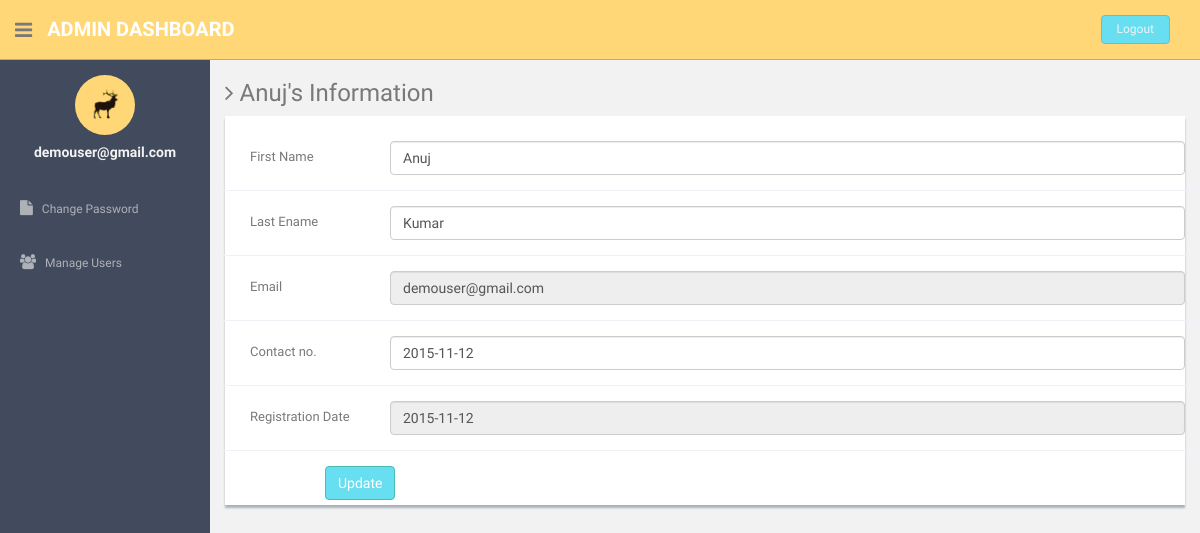
Screenshot of /admin/update-profile.php?uid=9 (signed in) with the database file from the repository.
### tables this page shows
CREATE TABLE IF NOT EXISTS `users` (
  `id` int(11) NOT NULL AUTO_INCREMENT,
  `fname` varchar(255) NOT NULL,
  `lname` varchar(255) NOT NULL,
  `email` varchar(255) NOT NULL,
  `password` varchar(300) NOT NULL,
  `contactno` varchar(11) NOT NULL,
  `posting_date` date NOT NULL,
  PRIMARY KEY (`id`)
);

### admin/update-profile.php (the view, shortened to what this page needs)
<?php
include'dbconnection.php';
?>
<!DOCTYPE html>
<html lang="en">
  <head>
    <link href="assets/css/bootstrap.css" rel="stylesheet">
    <link href="assets/font-awesome/css/font-awesome.css" rel="stylesheet" />
    <link href="assets/css/style.css" rel="stylesheet">
    <link href="assets/css/style-responsive.css" rel="stylesheet">
  </head>
  <body>
  <section id="container" >
      <header class="header black-bg">
              <div class="sidebar-toggle-box">
                  <div class="fa fa-bars tooltips" data-placement="right" data-original-title="Toggle Navigation"></div>
              </div>
            <a href="#" class="logo"><b>Admin Dashboard</b></a>
            <div class="top-menu">
            	<ul class="nav pull-right top-menu">
                    <li><a class="logout" href="logout.php">Logout</a></li>
            	</ul>
            </div>
        </header>
      <aside>
          <div id="sidebar"  class="nav-collapse ">
              <ul class="sidebar-menu" id="nav-accordion">
              	  <p class="centered"><a href="#"><img src="assets/img/ui-sam.jpg" class="img-circle" width="60"></a></p>
              	  <h5 class="centered"><?php echo $_SESSION['login'];?></h5>
                  <li class="mt">
                      <a href="change-password.php">
                          <i class="fa fa-file"></i>
                          <span>Change Password</span>
                      </a>
                  </li>
                  <li class="sub-menu">
                      <a href="manage-users.php" >
                          <i class="fa fa-users"></i>
                          <span>Manage Users</span>
                      </a>
                  </li>
              </ul>
          </div>
      </aside>
      <?php $ret=mysqli_query($con,"select * from users where id='".$_GET['uid']."'");
	  while($row=mysqli_fetch_array($ret))
	  {?>
      <section id="main-content">
          <section class="wrapper">
          	<h3><i class="fa fa-angle-right"></i> <?php echo $row['fname'];?>'s Information</h3>
				<div class="row">
                  <div class="col-md-12">
                      <div class="content-panel">
                           <form class="form-horizontal style-form" name="form1" method="post" action="" onSubmit="return valid();">
                          <div class="form-group">
                              <label class="col-sm-2 col-sm-2 control-label" style="padding-left:40px;">First Name </label>
                              <div class="col-sm-10">
                                  <input type="text" class="form-control" name="fname" value="<?php echo $row['fname'];?>" >
                              </div>
                          </div>
                              <div class="form-group">
                              <label class="col-sm-2 col-sm-2 control-label" style="padding-left:40px;">Last Ename</label>
                              <div class="col-sm-10">
                                  <input type="text" class="form-control" name="lname" value="<?php echo $row['lname'];?>" >
                              </div>
                          </div>
                              <div class="form-group">
                              <label class="col-sm-2 col-sm-2 control-label" style="padding-left:40px;">Email </label>
                              <div class="col-sm-10">
                                  <input type="text" class="form-control" name="email" value="<?php echo $row['email'];?>" readonly >
                              </div>
                          </div>
                               <div class="form-group">
                              <label class="col-sm-2 col-sm-2 control-label" style="padding-left:40px;">Contact no. </label>
                              <div class="col-sm-10">
                                  <input type="text" class="form-control" name="contact" value="<?php echo $row['contactno'];?>" >
                              </div>
                          </div>
                            <div class="form-group">
                              <label class="col-sm-2 col-sm-2 control-label" style="padding-left:40px;">Registration Date </label>
                              <div class="col-sm-10">
                                  <input type="text" class="form-control" name="contact" value="<?php echo $row['posting_date'];?>" readonly >
                              </div>
                          </div>
                          <div style="margin-left:100px;">
                          <input type="submit" name="Submit" value="Update" class="btn btn-theme"></div>
                          </form>
                      </div>
                  </div>
              </div>
		</section>
        <?php } ?>
      </section></section>
  </body>
</html>

### admin/assets/css/style.css (style rules this page uses)
body { color: #797979; background: #f2f2f2; font-family: 'Ruda', sans-serif; padding: 0px !important; margin: 0px !important; font-size:13px; }
ul li { list-style: none; }
a, a:hover, a:focus { text-decoration: none; outline: none; }
#container { width: 100%; height: 100%; }
.btn-theme { color: #fff; background-color: #68dff0; border-color: #48bcb4; }
.centered { text-align: center; }
.mt { margin-top: 25px; }
ul.top-menu > li > .logout { color: #f2f2f2; font-size: 12px; border-radius: 4px; -webkit-border-radius: 4px; border: 1px solid #64c3c2 !important; padding: 5px 15px; margin-right: 15px; background: #68dff0; margin-top: 15px; }
#sidebar { width: 210px; height: 100%; position: fixed; background: #424a5d; }
#sidebar h5 { color: #f2f2f2; font-weight: 700; }
#sidebar ul li { position: relative; }
ul.sidebar-menu , ul.sidebar-menu li ul.sub { margin: -2px 0 0; padding: 0; }
ul.sidebar-menu { margin-top: 75px; }
ul.sidebar-menu li { margin-bottom: 5px; margin-left:10px; margin-right:10px; }
ul.sidebar-menu li.sub-menu { line-height: 15px; }
ul.sidebar-menu li a span { display: inline-block; }
ul.sidebar-menu li a { color: #aeb2b7; text-decoration: none; display: block; padding: 15px 0 15px 10px; font-size: 12px; outline: none; -webkit-transition: all 0.3s ease; -moz-transition: all 0.3s ease; -o-transition: all 0.3s ease; -ms-transition: all 0.3s ease; transition: all 0.3s ease; }
ul.sidebar-menu li a i { font-size: 15px; padding-right: 6px; }
#main-content { margin-left: 210px; }
.header, .footer { min-height: 60px; padding: 0 15px; }
.header { position: fixed; left: 0; right: 0; z-index: 1002; }
.black-bg { background: #ffd777; border-bottom: 1px solid #c9aa5f; }
.wrapper { display: inline-block; margin-top: 60px; padding-left: 15px; padding-right: 15px; padding-bottom: 15px; padding-top: 0px; width: 100%; }
a.logo { font-size: 20px; color: #ffffff; float: left; margin-top: 15px; text-transform: uppercase; }
a.logo b { font-weight: 900; }
#top_menu .nav > li, ul.top-menu > li { float: left; }
ul.top-menu > li > a { color: #666666; font-size: 16px; border-radius: 4px; -webkit-border-radius: 4px; border:1px solid #666666 !important; padding: 2px 6px; margin-right: 15px; }
.sidebar-toggle-box { float: left; padding-right: 15px; margin-top: 20px; }
.sidebar-toggle-box .fa-bars { cursor: pointer; display: inline-block; font-size: 20px; }
.content-panel { background: #ffffff; box-shadow: 0px 3px 2px #aab2bd; padding-top: 15px; padding-bottom: 5px; }
label { font-weight: 400; }
.form-horizontal.style-form .form-group { border-bottom: 1px solid #eff2f7; padding-bottom: 15px; margin-bottom: 15px; }
@media (min-width: 768px) { .form-horizontal .control-label { text-align: left; } }

### rows the page displays
users: fname "Anuj", lname "Kumar", email "demouser@gmail.com", contact "2015-11-12"

### other values shown
$_SESSION['login'] "demouser@gmail.com"
